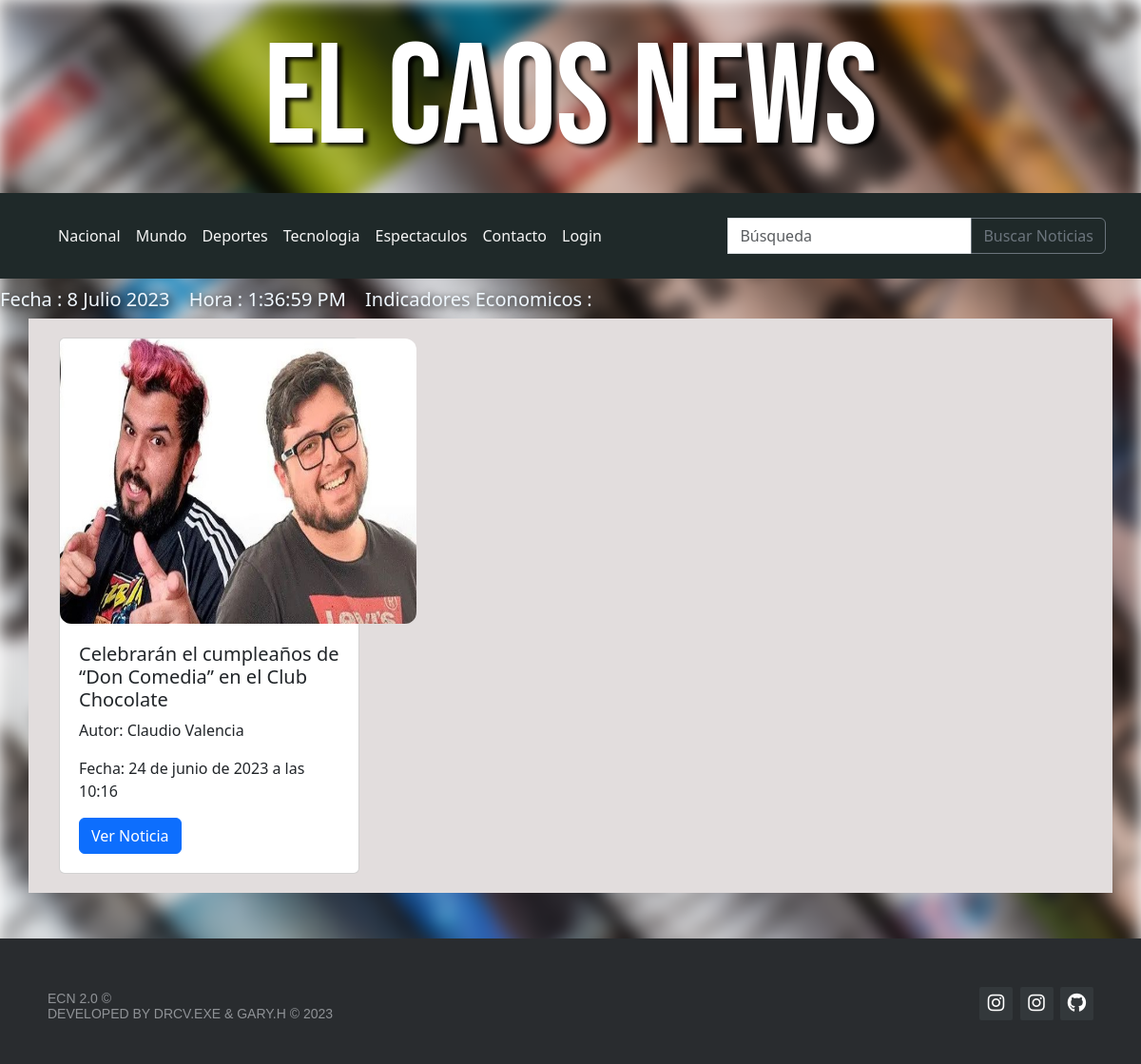
/espectaculos, run on the app's committed database.
### ecn/models.py (models this page shows, shortened)
class Noticia(models.Model):
    titulo = models.CharField(max_length=200)
    contenido = models.TextField()
    autor = models.ForeignKey(Autor, on_delete=models.CASCADE)
    fecha_publicacion = models.DateTimeField(auto_now_add=True)
    categoria = models.ForeignKey(Categoria, on_delete=models.CASCADE)
    imagen = models.ImageField(upload_to='noticias/', null=True, blank=True)
    id_noticia = models.CharField(primary_key=True, max_length=36, default=uuid.uuid4, editable=False)
    fecha_creacion = models.DateTimeField(auto_now_add=True)

class Autor(models.Model):
    nombre = models.CharField(max_length=100)
    def __str__(self):
        return self.nombre

### ecn/views.py (the view)
# urls.py: path('espectaculos', views.noticias_espectaculos, name='espectaculos'),
def noticias_espectaculos(request):
    noticias = Noticia.objects.filter(categoria__nombre='Espectaculos')
    context = {'noticias': noticias}
    return render(request, 'ecn/noticias_espectaculos.html', context)

### ecn/templates/ecn/noticias_espectaculos.html (shortened to what this page needs)
{% extends "./base.html" %}
{% block body %}
{% load static %}
<div class="container">
    <div class="container_2 mt-2">
        <div class="row mb-5">
            {% for noticia in noticias %}
            <div class="col-md-4">
                <div class="card">
                    <img src="{{ noticia.imagen.url }}" class="card-img-top" alt="...">
                    <div class="card-body">
                        <h5 class="card-title">{{ noticia.titulo }}</h5>
                        <p class="card-text">Autor: {{ noticia.autor }}</p>
                        <p class="card-text">Fecha: {{ noticia.fecha_creacion }}</p>
                        <a href="{% url 'vista_noticia' noticia.titulo %}" class="btn btn-primary">Ver Noticia</a>
                    </div>
                </div>
            </div>
            {% endfor %}
        </div>
    </div>
</div>
{% endblock %}

### ecn/static/css/estilos_index.css (style rules this page uses)
* { margin:0; padding: 0; }
body::after { background-image:url("/static/img/wallpaperflare.com_wallpaper.jpg");; background-repeat: no-repeat; background-attachment: fixed; background-size: 100%; filter: blur(5px); content: ''; position:fixed; left: 0; top: 0; width: 100%; height:100% ; background-size: cover; z-index: -1; filter: blur(9px); }
.container { background-color: #e2dddd; }
.card img { height: 300px; width: 375px; }
.card { box-sizing: border-box; flex: 1 100%; justify-content: space-evenly; margin: 20px; }
.card-img-top { border-radius: 12px; }
.card-body { padding: 20px; }

### data on the page
Noticia: imagen (picture), titulo "Celebrarán el cumpleaños de “Don Comedia” en el Club Chocolate", autor "Claudio Valencia", fecha_creacion "24 de junio de 2023 a las 10:16"
